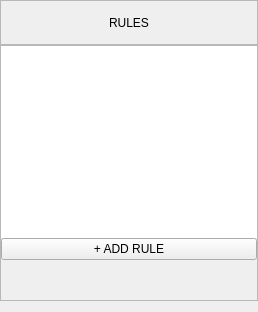
                 <widget class="QWidget" name="frame_rulesPanel" native="true">
                  <layout class="QVBoxLayout" name="verticalLayout_14">
                   <property name="spacing">
                    <number>0</number>
                   </property>
                   <property name="leftMargin">
                    <number>0</number>
                   </property>
                   <property name="topMargin">
                    <number>0</number>
                   </property>
                   <property name="rightMargin">
                    <number>0</number>
                   </property>
                   <item>
                    <widget class="QFrame" name="frame_rulesHeader">
                     <property name="minimumSize">
                      <size>
                       <width>0</width>
                       <height>45</height>
                      </size>
                     </property>
                     <property name="maximumSize">
                      <size>
                       <width>16777215</width>
                       <height>45</height>
                      </size>
                     </property>
                     <property name="frameShape">
                      <enum>QFrame::StyledPanel</enum>
                     </property>
                     <property name="frameShadow">
                      <enum>QFrame::Raised</enum>
                     </property>
                     <layout class="QHBoxLayout" name="horizontalLayout_52">
                      <property name="spacing">
                       <number>0</number>
                      </property>
                      <property name="leftMargin">
                       <number>0</number>
                      </property>
                      <property name="topMargin">
                       <number>0</number>
                      </property>
                      <property name="rightMargin">
                       <number>0</number>
                      </property>
                      <property name="bottomMargin">
                       <number>0</number>
                      </property>
                      <item>
                       <layout class="QHBoxLayout" name="horizontal_layout">
                        <property name="spacing">
                         <number>0</number>
                        </property>
                        <item>
                         <widget class="QLabel" name="title_rulesPanel">
                          <property name="text">
                           <string>RULES</string>
                          </property>
                          <property name="alignment">
                           <set>Qt::AlignCenter</set>
                          </property>
                          <property name="isHeader" stdset="0">
                           <bool>true</bool>
                          </property>
                         </widget>
                        </item>
                       </layout>
                      </item>
                     </layout>
                    </widget>
                   </item>
                   <item>
                    <widget class="QFrame" name="frame_rulesBody">
                     <property name="minimumSize">
                      <size>
                       <width>0</width>
                       <height>50</height>
                      </size>
                     </property>
                     <property name="frameShape">
                      <enum>QFrame::StyledPanel</enum>
                     </property>
                     <property name="frameShadow">
                      <enum>QFrame::Raised</enum>
                     </property>
                     <layout class="QVBoxLayout" name="verticalLayout_24">
                      <property name="spacing">
                       <number>0</number>
                      </property>
                      <property name="leftMargin">
                       <number>0</number>
                      </property>
                      <property name="topMargin">
                       <number>0</number>
                      </property>
                      <property name="rightMargin">
                       <number>0</number>
                      </property>
                      <property name="bottomMargin">
                       <number>0</number>
                      </property>
                      <item>
                       <layout class="QVBoxLayout" name="verticalLayout_13" stretch="0,0,1">
                        <property name="spacing">
                         <number>0</number>
                        </property>
                        <item>
                         <widget class="QListWidget" name="list_rules">
                          <property name="sizePolicy">
                           <sizepolicy hsizetype="Expanding" vsizetype="MinimumExpanding">
                            <horstretch>0</horstretch>
                            <verstretch>0</verstretch>
                           </sizepolicy>
                          </property>
                          <property name="frameShape">
                           <enum>QFrame::NoFrame</enum>
                          </property>
                          <property name="verticalScrollBarPolicy">
                           <enum>Qt::ScrollBarAsNeeded</enum>
                          </property>
                          <property name="horizontalScrollBarPolicy">
                           <enum>Qt::ScrollBarAsNeeded</enum>
                          </property>
                         </widget>
                        </item>
                        <item>
                         <widget class="QPushButton" name="btn_addRule">
                          <property name="text">
                           <string>+ ADD RULE</string>
                          </property>
                         </widget>
                        </item>
                        <item>
                         <spacer name="verticalSpacer_2">
                          <property name="orientation">
                           <enum>Qt::Vertical</enum>
                          </property>
                          <property name="sizeType">
                           <enum>QSizePolicy::Expanding</enum>
                          </property>
                          <property name="sizeHint" stdset="0">
                           <size>
                            <width>20</width>
                            <height>40</height>
                           </size>
                          </property>
                         </spacer>
                        </item>
                       </layout>
                      </item>
                     </layout>
                    </widget>
                   </item>
                  </layout>
                 </widget>
